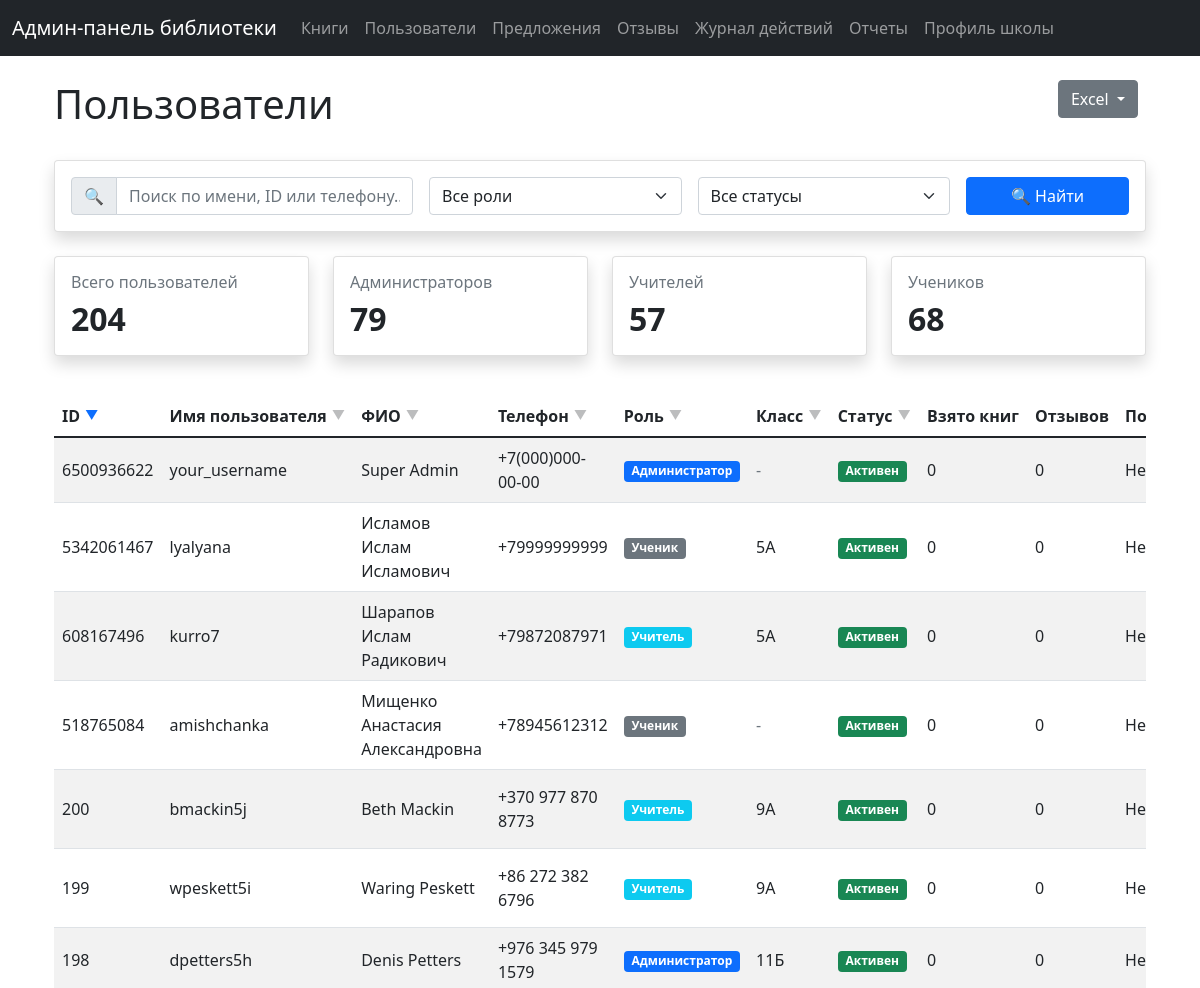
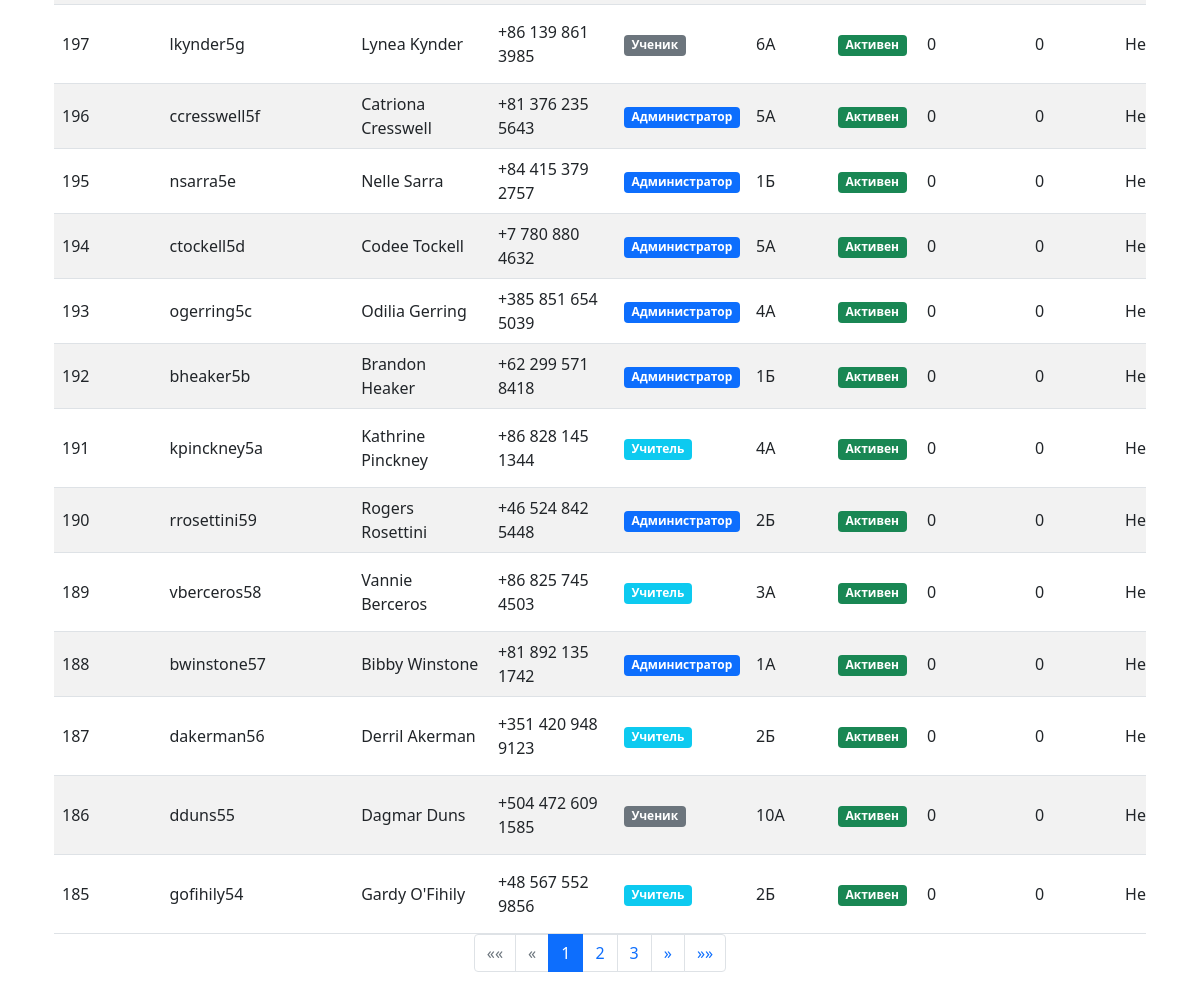
/users, run on an earlier commit of the app's database (2 pictures, top to bottom).
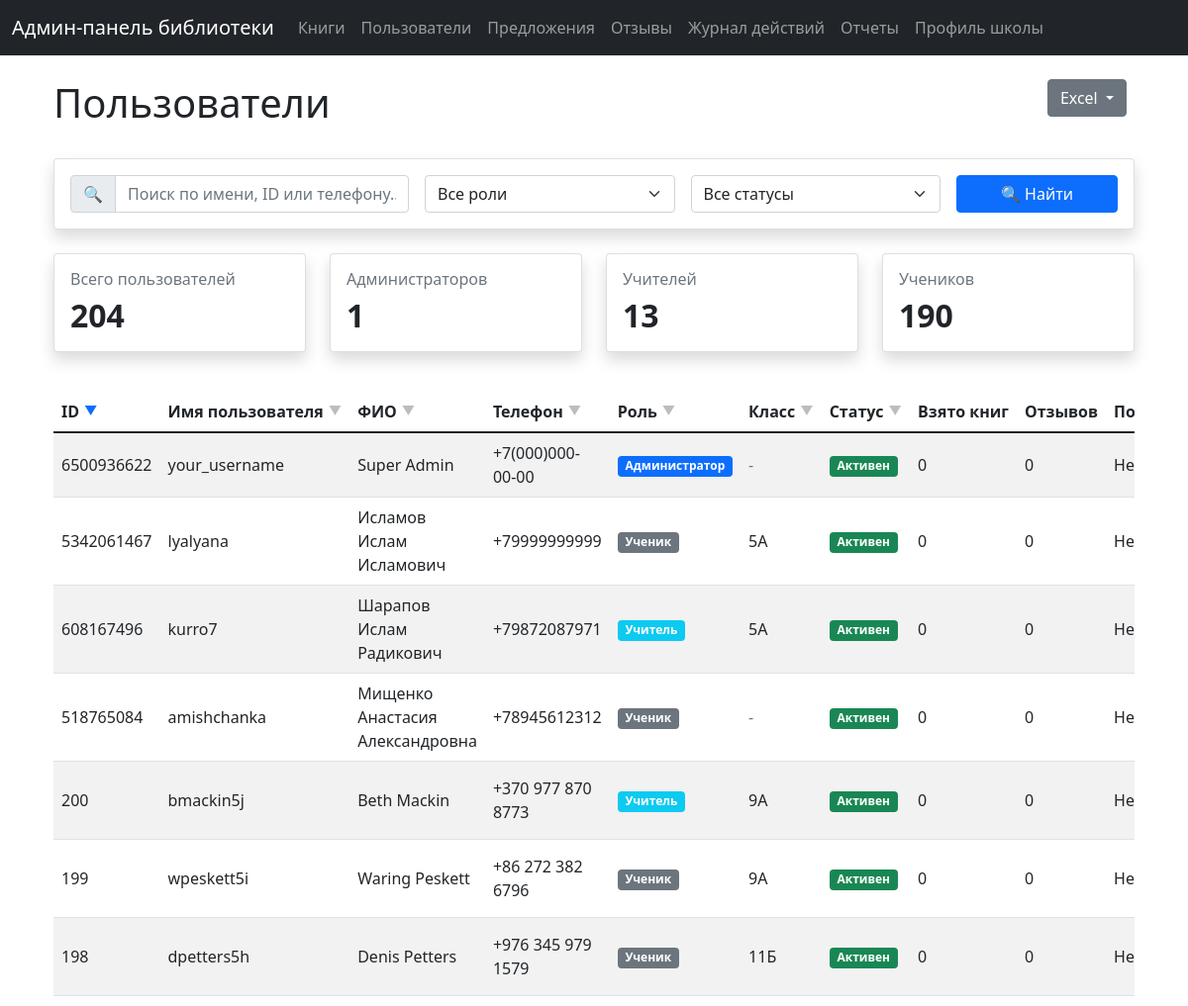
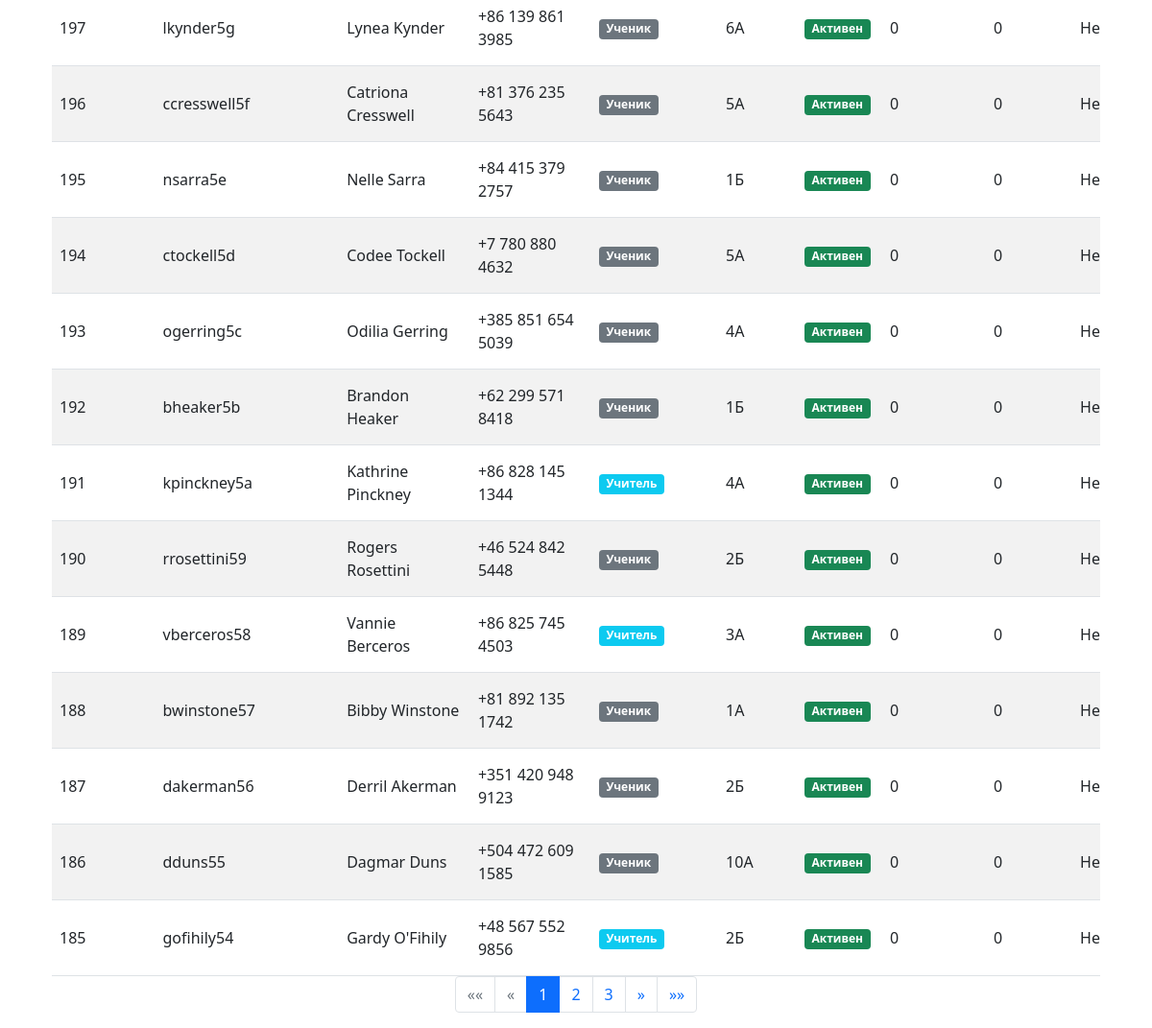
And on a later commit of the database (2 pictures, top to bottom).
### tables this page shows
CREATE TABLE users (
                    id INTEGER PRIMARY KEY,
                    username TEXT,
                    full_name TEXT,
                    phone TEXT,
                    role TEXT DEFAULT 'user',
                    is_blocked INTEGER DEFAULT 0,
                    created_at TIMESTAMP DEFAULT CURRENT_TIMESTAMP
                , class TEXT);

### routes.py (the view)
@router.get("/users")
async def users_page(request: Request,
                    page: int = Query(1, ge=1),
                    search: str = Query(""),
                    role: str = Query(""),
                    status: str = Query(""),
                    sort: str = Query("id"),
                    order: str = Query("desc")):
    logging.info(f"Received filter params: page={page}, search={search}, role={role}, status={status}, sort={sort}, order={order}")
    try:
        with get_db() as conn:
            cursor = conn.cursor()
            valid_sort_fields = {
                'id': 'u.id',
                'username': 'u.username',
                'full_name': 'u.full_name',
                'phone': 'u.phone',
                'role': 'u.role',
                'class': 'u.class',
                'is_blocked': 'u.is_blocked',
                'borrow_count': '0', # Заглушка, так как это вычисляемое поле
                'review_count': '0'  # Заглушка, так как это вычисляемое поле
            }
            sort_field = valid_sort_fields.get(sort, 'u.id')  # По умолчанию сортировка по id
            sort_order = "ASC" if order.lower() == "asc" else "DESC"
            query = """
                SELECT u.id, u.username, u.full_name, u.phone, u.role,
                      0 as borrow_count,
                      0 as review_count,
                      '' as last_activity,
                      u.is_blocked,
                      u.class
                FROM users u
            """
            conditions = []
            params = []
            if search:
                conditions.append("(u.username LIKE ? OR u.full_name LIKE ? OR u.id LIKE ?)")
                search_param = f"%{search}%"
                params.extend([search_param, search_param, search_param])
            if role:
                conditions.append("u.role = ?")
                params.append(role)
            if status == "active":
                conditions.append("u.is_blocked = 0")
            elif status == "blocked":
                conditions.append("u.is_blocked = 1")
            if conditions:
                query += " WHERE " + " AND ".join(conditions)
            query += f"""
                ORDER BY {sort_field} {sort_order}
                LIMIT ? OFFSET ?
            """
            per_page = 20
            offset = (page - 1) * per_page
            params.extend([per_page, offset])
            logging.info(f"SQL Query: {query}")
            logging.info(f"Params: {params}")
            cursor.execute(query, params)
            users = cursor.fetchall()
            count_query = """
                SELECT COUNT(DISTINCT u.id)
                FROM users u
            """
            if conditions:
                count_query += " WHERE " + " AND ".join(conditions)
            cursor.execute(count_query, params[:-2])  # Исключаем параметры пагинации
            total_users = cursor.fetchone()[0]
            cursor.execute("""
                SELECT COUNT(*) as total,
                       SUM(CASE WHEN role = 'admin' THEN 1 ELSE 0 END) as admins,
                       SUM(CASE WHEN role = 'teacher' THEN 1 ELSE 0 END) as teachers,
                       SUM(CASE WHEN role = 'user' THEN 1 ELSE 0 END) as students
                FROM users
            """)
            stats = cursor.fetchone()
            if total_users > 0 and per_page > 0:
                total_pages = (total_users + per_page - 1) // per_page
            else:
                total_pages = 1 # Устанавливаем 1, если пользователей нет или ошибка
            template_context = {
                "request": request,
                "users": users,
                "stats": stats,
                "current_page": page,
                "total_pages": total_pages,
                "filters": {
                    "search": search,
                    "role": role,
                    "status": status
                },
                "sort": sort,
                "order": order,
                "max": max, # Передаем функцию max
                "min": min  # Передаем функцию min
            }
            return templates.TemplateResponse("users.html", template_context)
    except Exception as e:
        logging.error(f"Error in users_page: {e}")
        return templates.TemplateResponse("error.html", {
            "request": request,
            "error": "Произошла ошибка при загрузке страницы пользователей"
        })

### database/models.py (called while the page is built)
@contextlib.contextmanager
def get_db():
    conn = sqlite3.connect('library.db')
    try:
        yield conn
    finally:
        conn.close()

### admin_panel/templates/users.html (shortened to what the changed rows need)
{% extends "base.html" %}
{% block content %}
<div class="container mt-4">
    <div class="row mb-4">
        <div class="col">
            <h1>Пользователи</h1>
        </div>
    </div>
    <div class="row mb-4">
        <div class="col-md-3">
            <div class="card">
                <div class="card-body">
                    <h5 class="card-title">Администраторов</h5>
                    <p class="card-text display-4">{{ stats[1] }}</p>
                </div>
            </div>
        </div>
        <div class="col-md-3">
            <div class="card">
                <div class="card-body">
                    <h5 class="card-title">Учителей</h5>
                    <p class="card-text display-4">{{ stats[2] }}</p>
                </div>
            </div>
        </div>
        <div class="col-md-3">
            <div class="card">
                <div class="card-body">
                    <h5 class="card-title">Учеников</h5>
                    <p class="card-text display-4">{{ stats[3] }}</p>
                </div>
            </div>
        </div>
    </div>
    <div class="table-responsive">
        <table class="table table-striped">
            <thead>
                <tr>
                    <th>
                        <a href="?page={{ current_page }}&search={{ filters.search }}&role={{ filters.role }}&status={{ filters.status }}&sort=id&order={% if sort == 'id' and order == 'asc' %}desc{% else %}asc{% endif %}" class="sort-link">
                            ID
                            <span class="sort-indicator {% if sort == 'id' %}active{% endif %}">
                                {% if sort == 'id' and order == 'asc' %}▲{% else %}▼{% endif %}
                            </span>
                        </a>
                    </th>
                    <th>
                        <a href="?page={{ current_page }}&search={{ filters.search }}&role={{ filters.role }}&status={{ filters.status }}&sort=username&order={% if sort == 'username' and order == 'asc' %}desc{% else %}asc{% endif %}" class="sort-link">
                            Имя пользователя
                            <span class="sort-indicator {% if sort == 'username' %}active{% endif %}">
                                {% if sort == 'username' and order == 'asc' %}▲{% else %}▼{% endif %}
                            </span>
                        </a>
                    </th>
                    <th>
                        <a href="?page={{ current_page }}&search={{ filters.search }}&role={{ filters.role }}&status={{ filters.status }}&sort=full_name&order={% if sort == 'full_name' and order == 'asc' %}desc{% else %}asc{% endif %}" class="sort-link">
                            ФИО
                            <span class="sort-indicator {% if sort == 'full_name' %}active{% endif %}">
                                {% if sort == 'full_name' and order == 'asc' %}▲{% else %}▼{% endif %}
                            </span>
                        </a>
                    </th>
                    <th>
                        <a href="?page={{ current_page }}&search={{ filters.search }}&role={{ filters.role }}&status={{ filters.status }}&sort=phone&order={% if sort == 'phone' and order == 'asc' %}desc{% else %}asc{% endif %}" class="sort-link">
                            Телефон
                            <span class="sort-indicator {% if sort == 'phone' %}active{% endif %}">
                                {% if sort == 'phone' and order == 'asc' %}▲{% else %}▼{% endif %}
                            </span>
                        </a>
                    </th>
                    <th>
                        <a href="?page={{ current_page }}&search={{ filters.search }}&role={{ filters.role }}&status={{ filters.status }}&sort=role&order={% if sort == 'role' and order == 'asc' %}desc{% else %}asc{% endif %}" class="sort-link">
                            Роль
                            <span class="sort-indicator {% if sort == 'role' %}active{% endif %}">
                                {% if sort == 'role' and order == 'asc' %}▲{% else %}▼{% endif %}
                            </span>
                        </a>
                    </th>
                    <th>
                        <a href="?page={{ current_page }}&search={{ filters.search }}&role={{ filters.role }}&status={{ filters.status }}&sort=class&order={% if sort == 'class' and order == 'asc' %}desc{% else %}asc{% endif %}" class="sort-link">
                            Класс
                            <span class="sort-indicator {% if sort == 'class' %}active{% endif %}">
                                {% if sort == 'class' and order == 'asc' %}▲{% else %}▼{% endif %}
                            </span>
                        </a>
                    </th>
                    <th>
                        <a href="?page={{ current_page }}&search={{ filters.search }}&role={{ filters.role }}&status={{ filters.status }}&sort=is_blocked&order={% if sort == 'is_blocked' and order == 'asc' %}desc{% else %}asc{% endif %}" class="sort-link">
                            Статус
                            <span class="sort-indicator {% if sort == 'is_blocked' %}active{% endif %}">
                                {% if sort == 'is_blocked' and order == 'asc' %}▲{% else %}▼{% endif %}
                            </span>
                        </a>
                    </th>
                    <th>Взято книг</th>
                    <th>Отзывов</th>
                    <th>Последняя активность</th>
                </tr>
            </thead>
            <tbody>
                {% for user in users %}
                <tr>
                    <td>{{ user[0] }}</td>
                    <td>{{ user[1] }}</td>
                    <td>{{ user[2] or '-' }}</td>
                    <td>{{ user[3] or '-' }}</td>
                    <td>
                        {% if user[4] == 'admin' %}
                            <span class="badge bg-primary">Администратор</span>
                        {% elif user[4] == 'teacher' %}
                            <span class="badge bg-info">Учитель</span>
                        {% else %}
                            <span class="badge bg-secondary">Ученик</span>
                        {% endif %}
                    </td>
                    <td>
                        {% if user[9] %}
                            {{ user[9] }}
                        {% else %}
                            <span class="text-muted">-</span>
                        {% endif %}
                    </td>
                    <td>
                        {% if user[8] == 1 %}
                            <span class="badge bg-danger">Заблокирован</span>
                        {% else %}
                            <span class="badge bg-success">Активен</span>
                        {% endif %}
                    </td>
                    <td>{{ user[5] }}</td>
                    <td>{{ user[6] }}</td>
                    <td>{{ user[7] or 'Нет активности' }}</td>
                </tr>
                {% endfor %}
            </tbody>
        </table>
    </div>
</div>
{% endblock %}

What changed in the data, as far as the page shows it:
changed users "wpeskett5i": role "Учитель" → "Ученик"
changed users "dpetters5h": role "Администратор" → "Ученик"
changed users "ccresswell5f": role "Администратор" → "Ученик"
changed users "nsarra5e": role "Администратор" → "Ученик"
changed users "ctockell5d": role "Администратор" → "Ученик"
changed users "ogerring5c": role "Администратор" → "Ученик"
changed users "bheaker5b": role "Администратор" → "Ученик"
changed users "rrosettini59": role "Администратор" → "Ученик"
changed users "bwinstone57": role "Администратор" → "Ученик"
changed users "dakerman56": role "Учитель" → "Ученик"
Also different on the page:
{{ stats[1] }}: "79" → "1"
{{ stats[2] }}: "57" → "13"
{{ stats[3] }}: "68" → "190"
